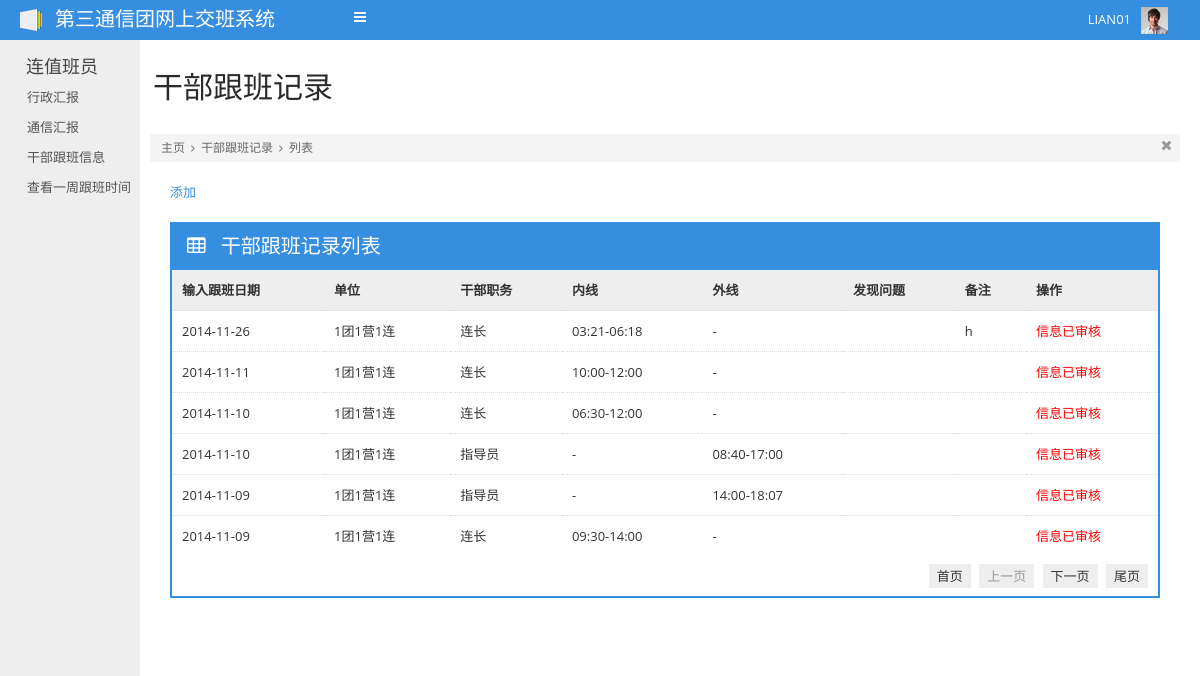
The page /GbgbController.php?flag=fenye (signed in) on the database its author committed.
### tables this page shows
CREATE TABLE `gbgb` (
  `id` int(10) unsigned NOT NULL auto_increment COMMENT '主键',
  `mdate` date default NULL COMMENT '跟班时间',
  `dept` varchar(255) default NULL COMMENT '单位',
  `gbzw` varchar(500) default NULL COMMENT '干部职务',
  `nx` varchar(500) default NULL COMMENT '内线',
  `wx` varchar(500) default NULL COMMENT '外线',
  `nxtimelong` varchar(500) default NULL COMMENT '内线耗时',
  `wxtimelong` varchar(500) default NULL COMMENT '外线耗时',
  `fxwt` varchar(500) default NULL COMMENT '发现问题',
  `remark` varchar(500) default NULL COMMENT '备注',
  `yflag` int(5) default '0' COMMENT '营级审核标志位  0：未审核  1：已审核',
  `tflag` int(5) default '0' COMMENT '团级审核标志位  0：未审核  1：已审核',
  `submitflag` int(5) default '0' COMMENT '提交标志位 0：未提交 1：已提交',
  `userid` int(10) default NULL COMMENT '申请人id',
  `inputtime` datetime default NULL COMMENT '录入时间',
  PRIMARY KEY  (`id`)
);

### include/common/SqlHelper.class.php (called while the page is built, shortened)
<?php
class SqlHelper {
	var $host = "127.0.0.1";
	var $userName = "root";
	var $userPass = "root";
	var $conn;
	function __construct() {
		$this->conn = mysql_connect ( $this->host, $this->userName, $this->userPass );
	}
	public function execute_dql_fenye($sql1, $sql2, $fenyePage){
		$res = mysql_query($sql1, $this->conn) or die(mysql_error());
	}
}

### include/model/gbgb.class.php (called while the page is built, shortened)
<?php
require_once 'include/common/SqlHelper.class.php';
class gbgb{
		public function getFenyePage($fenyePage, $userid){
			$sqlHelper = new SqlHelper();
			$sql1 = "select *, CASE  WHEN DATE_FORMAT(mdate,'%Y-%m-%d') = DATE_FORMAT(NOW(),'%Y-%m-%d') THEN mdate ELSE '0' END AS tmp_mdate ".
			" from gbgb WHERE userid = '$userid' ORDER BY mdate DESC limit ".
			($fenyePage->pageNow-1)*$fenyePage->pageSize.
			",".$fenyePage->pageSize;
			$sql2 = "select count(*) from gbgb WHERE userid = '$userid'";
			$sqlHelper->execute_dql_fenye($sql1, $sql2, $fenyePage);
		}
}
?>

### template_c/%%EF^EFE^EFEEAA32%%GbgbList.tpl.php (the view, shortened to what this page needs)
<!DOCTYPE html PUBLIC "-//W3C//DTD XHTML 1.0 Transitional//EN" "http://www.w3.org/TR/xhtml1/DTD/xhtml1-transitional.dtd">
<html xmlns="http://www.w3.org/1999/xhtml">
<head>
	<?php $_smarty_tpl_vars = $this->_tpl_vars;
$this->_tpl_vars = $_smarty_tpl_vars;
 ?>
</head>
<body>
	<div id="navigation">
		<?php $_smarty_tpl_vars = $this->_tpl_vars;
$this->_tpl_vars = $_smarty_tpl_vars;
 ?>
	</div>
	<div class="container-fluid" id="content">
		<div id="left">
			<?php $_smarty_tpl_vars = $this->_tpl_vars;
$this->_tpl_vars = $_smarty_tpl_vars;
 ?>
		</div>
		<div id="main">
		<?php if ($this->_tpl_vars['flag'] == 'normal'): ?>
			<div class="container-fluid">
				<div class="page-header">
					<div class="pull-left">
						<h1><?php echo $this->_tpl_vars['path2']; ?>
</h1>
					</div>
					<div class="pull-right">
						<form class="form-horizontal" action="GbgbController.php?flag=l_search" method="post">
							<div class="control-group">
								<label for="textfield" class="control-label"></label>
								<div class="controls">
									<div class="input-append input-prepend">
										<span class="add-on"><i class="icon-search"></i></span>
										<input type="text" name="datetime" placeholder="搜索" class='input-medium datepick'>
										<button class="btn" type="submit">搜索</button>
									</div>
								</div>
							</div>
						</form>
					</div>
				</div>
				<div class="breadcrumbs">
					<ul>
						<li>
							<a>主页</a>
							<i class="icon-angle-right"></i>
						</li>
						<li>
							<a><?php echo $this->_tpl_vars['path2']; ?>
</a>
							<i class="icon-angle-right"></i>
						</li>
						<li>
							<a><?php echo $this->_tpl_vars['cz']; ?>
</a>
						</li>
					</ul>
					<div class="close-bread">
						<a href="#"><i class="icon-remove"></i></a>
					</div>
				</div>
				<div class="row-fluid">
					<div class="span12">
						<div class="box">
							<div class="box-content">
								<a href="Gbgb_add_from.php">添加</a>
								<div class="row-fluid">
									<div class="span12">
										<div class="box box-color box-bordered">
											<div class="box-title">
												<h3>
													<i class="icon-table"></i>
													干部跟班记录列表
												</h3>
												<div class="actions"><h3>时间：<?php echo $this->_tpl_vars['date']; ?>
</h3></div>
											</div>
											<div class="box-content nopadding">
												<table class="table table-hover table-nomargin">
													<thead>
														<tr>
															<th>输入跟班日期</th>
															<th>单位</th>
															<th>干部职务</th>
															<th>内线</th>
															<th>外线</th>
															<th>发现问题</th>
															<th>操作</th>
														</tr>
													</thead>
													<tbody>
													 <?php $_from = ($this->_tpl_vars['resList']); if (!is_array($_from) && !is_object($_from)) { settype($_from, 'array'); }if (count($_from)):
    foreach ($_from as $this->_tpl_vars['gbgb']):
?>
														<tr>
															<td><?php echo $this->_tpl_vars['date']; ?>
</td>
														    <td><?php echo $this->_tpl_vars['gbgb']['dept']; ?>
</td>
														    <td><?php echo $this->_tpl_vars['gbgb']['gbzw']; ?>
</td>
														    <td><?php echo $this->_tpl_vars['gbgb']['nx']; ?>
</td>
														    <td><?php echo $this->_tpl_vars['gbgb']['wx']; ?>
</td>
														    <td><?php echo $this->_tpl_vars['gbgb']['fxwt']; ?>
</td>
														    <!--<td><?php echo $this->_tpl_vars['gbgb']['remark']; ?>
</td>-->
														    <?php if ($this->_tpl_vars['gbgb']['yflag'] == 0 & $this->_tpl_vars['gbgb']['tflag'] == 0 & $this->_tpl_vars['gbgb']['tmp_mdate'] != '0' & $this->_tpl_vars['gbgb']['remark'] == ""): ?>
														    <td><!-- <a href="Gbgb_update_from.php?id=<?php echo $this->_tpl_vars['gbgb']['id']; ?>
">修改</a>| -->
														    	<a href="Gbgb_delete.php?id=<?php echo $this->_tpl_vars['gbgb']['id']; ?>
">删除</a></td>
														    <?php elseif ($this->_tpl_vars['gbgb']['remark'] == 'h'): ?>
														    <td><font color="red">谎报信息</font></td>
														    <?php else: ?>
														    <td><font color="red">信息已审核</font></td>
														    <?php endif; ?>
														</tr>
													<?php endforeach; endif; unset($_from); ?>
													</tbody>
												</table>
											</div>
										</div>
									</div>
								</div>
							</div>
						</div>
					</div>
				</div>
			</div>
		<?php elseif ($this->_tpl_vars['flag'] == 'fenye'): ?>
			<div class="container-fluid">
				<div class="page-header">
					<div class="pull-left">
						<h1>干部跟班记录</h1>
					</div>
				</div>
				<div class="breadcrumbs">
					<ul>
						<li>
							<a href="more-login.html">主页</a>
							<i class="icon-angle-right"></i>
						</li>
						<li>
							<a href="more-files.html">干部跟班记录</a>
							<i class="icon-angle-right"></i>
						</li>
						<li>
							<a href="more-blank.html"><?php echo $this->_tpl_vars['cz']; ?>
</a>
						</li>
					</ul>
					<div class="close-bread">
						<a href="#"><i class="icon-remove"></i></a>
					</div>
				</div>
				<div class="row-fluid">
					<div class="span12">
						<div class="box">
							<div class="box-content">
								<a href="Gbgb_add_from.php">添加</a>
								<div class="row-fluid">
									<div class="span12">
										<div class="box box-color box-bordered">
											<div class="box-title">
												<h3>
													<i class="icon-table"></i>
													干部跟班记录列表
												</h3>
											</div>
											<div class="box-content nopadding">
												<table class="table table-hover table-nomargin">
													<thead>
														<tr>
															<th>输入跟班日期</th>
															<th>单位</th>
															<th>干部职务</th>
															<th>内线</th>
															<th>外线</th>
															<th>发现问题</th>
															<th>备注</th>
															<th>操作</th>
														</tr>
													</thead>
													<tbody>
													 <?php $_from = ($this->_tpl_vars['resList']); if (!is_array($_from) && !is_object($_from)) { settype($_from, 'array'); }if (count($_from)):
    foreach ($_from as $this->_tpl_vars['gbgb']):
?>
														<tr>
															<td><?php echo $this->_tpl_vars['gbgb']['mdate']; ?>
</td>
														    <td><?php echo $this->_tpl_vars['gbgb']['dept']; ?>
</td>
														    <td><?php echo $this->_tpl_vars['gbgb']['gbzw']; ?>
</td>
														    <td><?php echo $this->_tpl_vars['gbgb']['nx']; ?>
</td>
														    <td><?php echo $this->_tpl_vars['gbgb']['wx']; ?>
</td>
														    <td><?php echo $this->_tpl_vars['gbgb']['fxwt']; ?>
</td>
														    <td><?php echo $this->_tpl_vars['gbgb']['remark']; ?>
</td>
														    <?php if ($this->_tpl_vars['gbgb']['yflag'] == 0 & $this->_tpl_vars['gbgb']['tflag'] == 0 & $this->_tpl_vars['gbgb']['tmp_mdate'] != '0'): ?>
														    <td><a href="Gbgb_update_from.php?id=<?php echo $this->_tpl_vars['gbgb']['id']; ?>
">修改</a>|<a href="Gbgb_delete.php?id=<?php echo $this->_tpl_vars['gbgb']['id']; ?>
">删除</a></td>
														    <?php else: ?>
														    <td><font color="red">信息已审核</font></td>
														    <?php endif; ?>
														</tr>
													<?php endforeach; endif; unset($_from); ?>
													</tbody>
												</table>
												<div class="table-pagination">
													<a href="<?php echo $this->_tpl_vars['shouye1']; ?>
">首页</a>
													<?php if ($this->_tpl_vars['sahngyiye1'] == '0'): ?>
													<a href="#" class='disabled'>上一页</a>
													<?php else: ?>
													<a href="<?php echo $this->_tpl_vars['sahngyiye1']; ?>
">上一页</a>
													<?php endif; ?>
													<?php if ($this->_tpl_vars['xiayiye1'] == '0'): ?>
													<a href="#" class='disabled'>下一页</a>
													<?php else: ?>
													<a href="<?php echo $this->_tpl_vars['xiayiye1']; ?>
">下一页</a>
													<?php endif; ?>
													<a href="<?php echo $this->_tpl_vars['weiye1']; ?>
">尾页</a>
												</div>
											</div>
										</div>
									</div>
								</div>
							</div>
						</div>
					</div>
				</div>
			</div>
			<?php endif; ?>
		</div>
    </div>
	</body>
	</html>

### rows shown on the page
gbgb: mdate "2014-11-26", dept "1团1营1连", gbzw "连长", nx "03:21-06:18", wx "-", remark "h", yflag "信息已审核"
gbgb: mdate "2014-11-11", dept "1团1营1连", gbzw "连长", nx "10:00-12:00", wx "-", yflag "信息已审核"
gbgb: mdate "2014-11-10", dept "1团1营1连", gbzw "连长", nx "06:30-12:00", wx "-", yflag "信息已审核"
gbgb: mdate "2014-11-10", dept "1团1营1连", gbzw "指导员", nx "-", wx "08:40-17:00", yflag "信息已审核"
gbgb: mdate "2014-11-09", dept "1团1营1连", gbzw "指导员", nx "-", wx "14:00-18:07", yflag "信息已审核"
gbgb: mdate "2014-11-09", dept "1团1营1连", gbzw "连长", nx "09:30-14:00", wx "-", yflag "信息已审核"

### other values the page prints
$this->_tpl_vars['member']['username'] "LIAN01"
$this->_tpl_vars['cz'] "列表"
